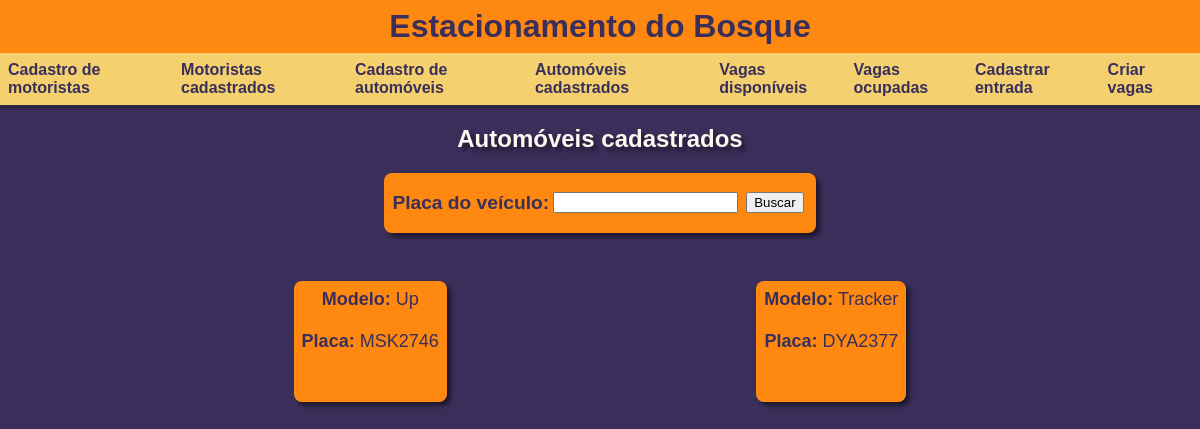
Screenshot of /vehicle/registered_vehicle with the database file from the repository.
### vehicle/models.py (models this page shows, shortened)
class Vehicle(models.Model):
    driver = models.ForeignKey(
        Driver,
        blank=True,
        null=True,
        default=None,
        on_delete=models.SET_DEFAULT,
    )
    model = models.CharField(max_length=50)
    vehicle_plate = models.CharField(max_length=7)
    checkin_datetime = models.DateTimeField(auto_now=True)
    parked = models.BooleanField(default=False)

### vehicle/views.py (the view)
# urls.py: path('registered_vehicle', views.registered_vehicle, name='registered_vehicle'),
def registered_vehicle(request):
    form = VehicleSearchForm()
    all_registered_vehicles = Vehicle.objects.all()
    return render(request, 'registered_vehicles.html', {
        'form': form,
        'all_registered_vehicles': all_registered_vehicles,
    })

### vehicle/my_forms.py
class VehicleSearchForm(forms.Form):
    plate_search = forms.CharField(max_length=7)

### vehicle/templates/registered_vehicles.html (shortened to what this page needs)
{% extends "core_index.html" %}
{% block css %}
    {% load static %}
    <link rel="stylesheet" href="{% static "registered_vehicles.css" %}">
{% endblock css %}
{% block content %}
    <section id="first_sec">
        <h2>Automóveis cadastrados</h2>
        <form action="{% url "vehicle:plate_search" %}" method="post">
            <b>Placa do veículo:</b> {{ form.plate_search }}
            <input type="submit" value="Buscar">
            <br>
            <br>
        </form>
    </section>
    <section id="second_sec">
        {% for vehicle in all_registered_vehicles %}
            <div id="registered_vehicles">
                <span><b>Modelo:</b> {{ vehicle.model }}</span><br>
                <span><b>Placa:</b> {{ vehicle.vehicle_plate }}</span><br>
                <br>
            </div>
        {% endfor %}
    </section>
{% endblock content %}

### static/css/header_nav.css (style rules this page uses)
body { margin: 0; padding: 0; box-sizing: border-box; background-color: #392F5A; font-family: 'Franklin Gothic Medium', 'Arial Narrow', Arial, sans-serif; color: #FFF8F0; }

### static/css/registered_vehicles.css (style rules this page uses)
#first_sec { display: flex; flex-direction: column; align-items: center; justify-content: center; margin-bottom: 32px; }
h2 { text-shadow: 4px 4px 4px rgba(0, 0, 0, 0.5); }
form { display: flex; align-items: center; justify-content: center; padding: 8px; background-color: #FF8811; font-size: larger; box-shadow: 4px 4px 4px rgba(0, 0, 0, 0.5); border-radius: 8px; color: #392F5A; }
input { margin: 4px; }
#second_sec { display: flex; flex-wrap: wrap; align-items: start; justify-content: space-evenly; }
#registered_vehicles { display: flex; flex-direction: column; align-items: center; justify-content: space-evenly; margin: 16px 16px 16px 16px; padding: 8px; background-color: #FF8811; font-size: large; box-shadow: 4px 4px 4px rgba(0, 0, 0, 0.5); border-radius: 8px; color: #392F5A; }

### rows the page displays
Vehicle: model "Up", vehicle_plate "MSK2746"
Vehicle: model "Tracker", vehicle_plate "DYA2377"
